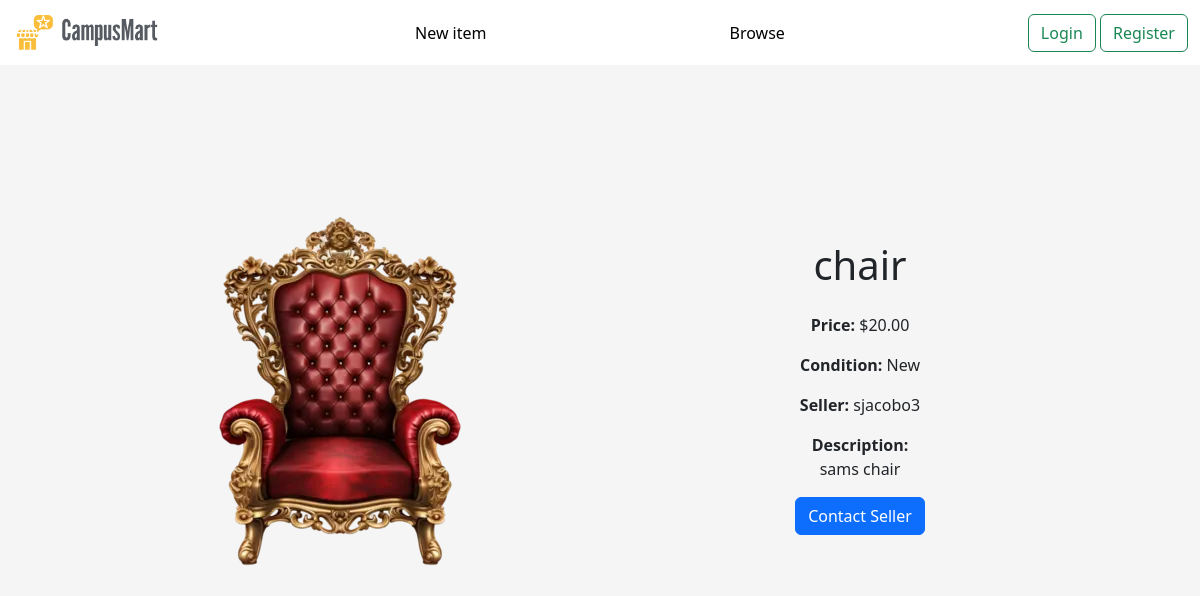
/campusmart/listings/2/, run on the app's committed database.
### campusmart/models.py (models this page shows, shortened)
class Listing(models.Model):
    CONDITION_CHOICES = [
        ('New', 'New'),
        ('Like New', 'Like New'),
        ('Used', 'Used'),
        ('Fair', 'Fair'),
    ]
    STATUS_CHOICES = [
        ('Available', 'Available'),
        ('Unavailable', 'Unavailable'),
    ]
    created_by = models.ForeignKey(User, on_delete=models.CASCADE)
    title = models.CharField(max_length=200)
    description = models.TextField()
    price = models.DecimalField(max_digits=10, decimal_places=2)
    condition = models.CharField(max_length=20, choices=CONDITION_CHOICES)
    photo = models.ImageField(upload_to='listing_photos')
    status = models.CharField(max_length=20, choices=STATUS_CHOICES, default='Available')

### campusmart/views.py (the view)
# urls.py: path('listings/<int:pk>/', views.detail, name='detail'),
def detail(request, pk):
    listing = get_object_or_404(Listing, pk=pk)
    return render(request, 'campusmart/listing_detail.html', {
        'listing':listing,
    })

### campusmart/templates/campusmart/listing_detail.html (shortened to what this page needs)
{% extends "campusmart/base.html" %}
{% block content %}
<div class="container">
    <div class="row align-items-center">
        <div class="col-6 col d-flex justify-content-center">
            <img src="{{ listing.photo.url }}" alt="{{ listing.title }}">
        </div>
        <div class="col-md-6">
            <h1 class="mb-4">{{ listing.title }}</h1>
            <p><strong>Price: </strong>${{ listing.price }}</p>
            <p><strong>Condition: </strong>{{ listing.condition }}</p>
            <p><strong>Seller: </strong>{{ listing.created_by }}</p>
            <p><strong>Description:</strong><br>{{ listing.description }}</p>
            {% if request.user != listing.created_by %}
                <a href="{% url 'campusmart:conversation_new' listing.id %}" class="btn btn-primary">Contact Seller</a>
            {% endif %}
        </div>
    </div>
</div>
{% endblock %}

### campusmart/templates/campusmart/base.html (style rules this page uses)
a { color: black; text-decoration: none; }
html, body { align-items: center; padding: 40px; background-color: #f5f5f5; text-align: center; }

### data on the page
Listing: photo (picture), title "chair", price "20.00", condition "New", created_by "sjacobo3", description "sams chair"
